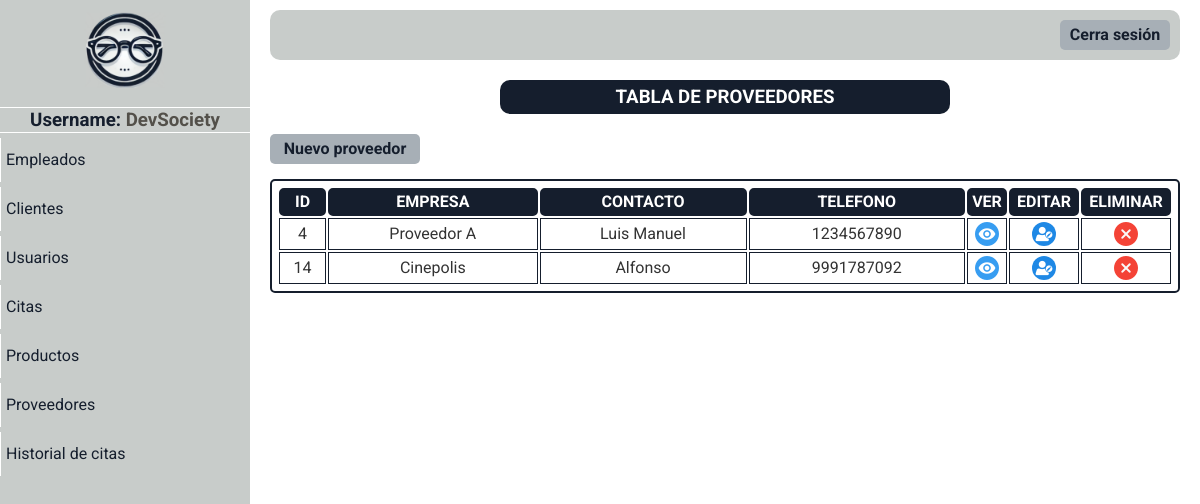
The page /paginas/mostrar_proveedores.php (signed in) on the database its author committed.
### tables this page shows
CREATE TABLE `empleados` (
  `id_empleado` int(10) NOT NULL,
  `nombres` varchar(100) DEFAULT NULL,
  `apellidos` varchar(100) DEFAULT NULL,
  `correo` varchar(100) DEFAULT NULL,
  `telefono` varchar(15) DEFAULT NULL,
  `direccion` varchar(255) DEFAULT NULL,
  `rol` varchar(50) DEFAULT NULL,
  `fecha_contratacion` date DEFAULT NULL,
  `usuario` varchar(50) DEFAULT NULL,
  `contrasena` varchar(255) DEFAULT NULL,
  `libre` varchar(100) DEFAULT NULL
);

CREATE TABLE `proveedores` (
  `id_proveedor` int(11) NOT NULL,
  `nombre` varchar(100) DEFAULT NULL,
  `contacto` varchar(100) DEFAULT NULL,
  `correo` varchar(100) DEFAULT NULL,
  `telefono` varchar(15) DEFAULT NULL,
  `direccion` varchar(255) DEFAULT NULL,
  `suministro` varchar(50) DEFAULT NULL,
  `libre` int(11) DEFAULT NULL
);

### paginas/mostrar_proveedores.php (the view, shortened to what this page needs)
<!DOCTYPE html>
<html lang="en">
<head>
</head>
<body>
    <?php include "menu_panel.php" ?>
    <div class="usuarios-content main-content">
        <div class="titulo">
            <h3>TABLA DE PROVEEDORES</h3>
        </div>
        <div class="opciones-btn">
            <div class="btn-nuevo-cliente btn">
                <a href="./registrar_proveedor.php">Nuevo proveedor</a>
            </div>
        </div>
        <table>
            <tr>
                <th>ID</th>
                <th>EMPRESA</th>
                <th>CONTACTO</th>
                <th>TELEFONO</th>
                <th>VER</th>
                <th>EDITAR</th>
                <th>ELIMINAR</th>
            </tr>
            <?php
            require "../php/conexion.php";
            $datos_proveedor = "SELECT * FROM proveedores ORDER BY id_proveedor ASC";
            $resultado = mysqli_query($conectar, $datos_proveedor);
            while ($fila = mysqli_fetch_assoc($resultado)) { ?>
                <tr>
                    <td> <?php echo "$fila[id_proveedor]" ?></td>
                    <td> <?php echo "$fila[nombre]" ?></td>
                    <td> <?php echo "$fila[contacto]" ?></td>
                    <td> <?php echo "$fila[telefono]" ?></td>
                    <td class="btn-ver"> <a href="../paginas/ver_proveedor.php?origen=proveedores&id=<?php echo $fila['id_proveedor']; ?>"><img src="../imagenes/ojo.png" alt=""></a></td>
                    <td class="btn-editar"> <a href="../paginas/editar_proveedor.php?origen=proveedores&id=<?php echo $fila['id_proveedor']; ?>"><img src="../imagenes/edit.png" alt=""></a></td>
                    <td class="btn-eliminar"> <a href="#" onClick="validar('../php/delete_proveedor.php?id=<?php echo $fila['id_proveedor']; ?>','<?php echo addslashes($fila['nombre']); ?>');"><img src="../imagenes/borrar.png" alt=""></a></td>
                </tr>
            <?php
            }
            ?>
        </table>
    </div>
</body>
</html>

### paginas/menu_panel.php (shortened to what this page needs)
<?php
require '../php/conexion.php';
$query_empleado = "SELECT rol, usuario FROM empleados WHERE id_empleado = ? LIMIT 1";
$consulta_empleado = $conectar->prepare($query_empleado);
$consulta_empleado->bind_param("s", $_SESSION['id']);
$consulta_empleado->execute();
$resultado_empleado = $consulta_empleado->get_result();
$info_empleado = $resultado_empleado->fetch_assoc();
if($resultado_empleado->num_rows > 0){
    if ($_SESSION['rol'] == 'Administrador') {
        $options = '
        <a href="./mostrar_empleados.php">Empleados</a>
        <a href="./mostrar_clientes.php">Clientes</a>
        <a href="./mostrar_usuarios.php">Usuarios</a>
        <a href="./mostrar_citas.php">Citas</a>
        <a href="./mostrar_productos.php">Productos</a>
        <a href="./mostrar_proveedores.php">Proveedores</a>
        <a href="#">Historial de citas</a>
    ';
} else if ($_SESSION['rol'] == 'Empleado') {
    $options = '
        <a href="#">Citas</a>
        <a href="./mostrar_clientes.php">Clientes</a>
        <a href="./mostrar_productos.php">Productos</a>
        <a href="./mostrar_proveedores.php">Proveedores</a>
        <a href="#">Historial de citas</a>
        ';
    }
}else{
    require "../php/salir.php";
}
?>
<!DOCTYPE html>
<html lang="en">
<head>
    <link rel="stylesheet" href="../css/normalize.css">
    <link rel="stylesheet" href="../css/style.css" />
</head>
<body>
    <div class="container-menu-lateral">
        <div class="sidebar">
            <div class="sidebar-logo">
                <a href="./dashboard.php"><img src="../imagenes/logo.png" alt=""></a>
            </div>
            <hr>
            <h3>Username: <span><?php echo $info_empleado['usuario'] ?></span></h3>
            <hr>
            <div class="btn-sidebar">
                <?php echo $options?>
            </div>
        </div>
    </div>
    <div class="main-content">
        <header class="header">
            <div class="btn-cerrar-sesion btn"><a href="../php/salir.php">Cerra sesión</a></div>
        </header>
    </div>
</body>
</html>

### css/style.css (style rules this page uses)
:root { --color0: #ffffff; --color1: #c8ccca; --color2: #151e2d; --color3: #a7afb6; --color4: #53504a; }
* { box-sizing: border-box; margin: 0; padding: 0; }
*, *::before, *::after { box-sizing: inherit; }
html { font-size: 62.5%; box-sizing: border-box; }
body { font-family: "Roboto"; font-size: 16px; line-height: 24px; color: #333; height: 100vh; }
.main-content { flex-grow: 1; padding: 10px 20px; margin-left: 250px; }
.btn { display: flex; cursor: pointer; width: 110px; height: 30px; background-color: var(--color3); justify-content: center; align-items: center; border-radius: 5px; font-weight: bold; }
.btn a { display: flex; color: var(--color2); text-decoration: none; height: 100%; width: 100%; justify-content: center; transition: 0.4s ease-out; align-items: center; }
.opciones-btn { display: flex; gap: 10px; margin-top: 20px; }
.container-menu-lateral { display: flex; height: 100%; position: fixed; }
.sidebar { text-align: center; width: 250px; background-color: var(--color1); color: var(--color0); }
.sidebar h3 { color: var(--color2); }
.sidebar hr { max-width: 250px; background-color: var(--color0); height: 1px; border: none; }
.btn-sidebar a { text-align: start; display: flex; align-items: center; color: var(--color2); text-decoration: none; padding: 10px 5px; margin: 5px 0; width: 100%; border-left: var(--color0) solid 0.5px; transition: font-size 0.2s ease-out; }
.sidebar-logo img { width: 100px; }
.header { display: flex; align-items: center; justify-content: end; background-color: var(--color1); height: 50px; border-radius: 10px; padding: 10px; }
.titulo { width: 450px; text-align: center; margin: auto; background-color: var(--color2); padding: 5px; color: var(--color0); border-radius: 10px; margin-bottom: 5px; }
table { border: var(--color2) solid 2px; margin: auto; margin-top: 15px; padding: 5px; width: 100%; border-radius: 5px; }
th { background-color: var(--color2); border: 2px var(--color2) solid; color: var(--color0); border-radius: 5px; }
td { text-align: center; border: var(--color2) solid 1px; }
td a { display: flex; justify-content: center; align-items: center; padding: 3px 0; }
.btn-editar img { border-radius: 100%; }
.btn-eliminar { width: 90px; transition: 0.3s ease-out; }
.btn-editar { width: 70px; transition: 0.3s ease-out; }
.btn-ver { width: 40px; transition: 0.3s ease-out; }
.btn-nuevo-cliente { width: 150px; }
span { color: var(--color4); }

### rows shown on the page
empleados: usuario "DevSociety"
proveedores: id_proveedor "4", nombre "Proveedor A", contacto "Luis Manuel", telefono "1234567890"
proveedores: id_proveedor "14", nombre "Cinepolis", contacto "Alfonso", telefono "9991787092"
